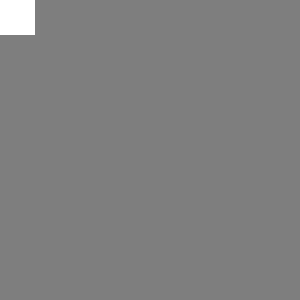
Frame 1 (no input)
Frame 60 (the mouse pressed at the canvas centre just before this capture): identical to frame 1, image omitted
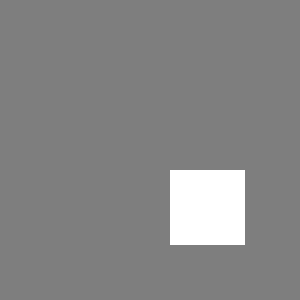
Frame 120 (the mouse held since frame 60 and released just before this capture)

The Processing sketch that drew these frames (run headless with seeded random() and noise(); from frame 60 on, the mouse is pressed at the canvas centre):

// Processing sketch: Exercise_23_1
// ── Exercise_23_1.pde
//1. Control the position of a shape with the mouse. Strive to create a more interesting
//relation than one directly mimicking the position of the cursor.

void setup() { 
  size(300, 300);
  smooth();
  noStroke();
}
void draw() {
  background(126);
  float x = mouseX - 40;
  float y = mouseY - 40;
  if (mouseX > 50) {
    x = mouseX + 20;
  }
  if (mouseY > 50) {
    y = mouseY + 20;
  }
  rect (x, y, width/4, height/4);
}
